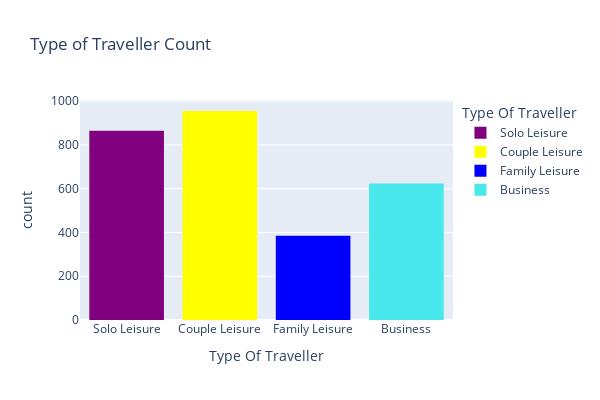

The notebook cell this image was saved under:
### Markdown cell above
#### Analyzing Traveler Type Distribution

We're using Plotly Express to create a histogram showcasing the distribution of traveler types within our British Airways review dataset. Each bar represents the count of a specific traveler type, aiding in understanding passenger demographics and tailoring service offerings accordingly.

### Code cell
plt.histogram(df,x='Type Of Traveller',height=400,width=600,color='Type Of Traveller',color_discrete_sequence=['purple','yellow','blue','#48E8ED'],title= 'Type of Traveller Count')

### Figure 1 — Plotly figure (JSON) as saved in the notebook; plotly's stock layout.template omitted (floating-point values rounded to 4 significant figures; data arrays with more than 128 entries replaced by an {"elided": "..."} marker saying what was removed)
{"data": [{"alignmentgroup": "True", "bingroup": "x", "hovertemplate": "Type Of Traveller=%{x}<br>count=%{y}<extra></extra>", "legendgroup": "Solo Leisure", "marker": {"color": "purple", "pattern": {"shape": ""}}, "name": "Solo Leisure", "offsetgroup": "Solo Leisure", "orientation": "v", "showlegend": true, "type": "histogram", "x": {"elided": "865 str values"}, "xaxis": "x", "yaxis": "y"}, {"alignmentgroup": "True", "bingroup": "x", "hovertemplate": "Type Of Traveller=%{x}<br>count=%{y}<extra></extra>", "legendgroup": "Couple Leisure", "marker": {"color": "yellow", "pattern": {"shape": ""}}, "name": "Couple Leisure", "offsetgroup": "Couple Leisure", "orientation": "v", "showlegend": true, "type": "histogram", "x": {"elided": "955 str values"}, "xaxis": "x", "yaxis": "y"}, {"alignmentgroup": "True", "bingroup": "x", "hovertemplate": "Type Of Traveller=%{x}<br>count=%{y}<extra></extra>", "legendgroup": "Family Leisure", "marker": {"color": "blue", "pattern": {"shape": ""}}, "name": "Family Leisure", "offsetgroup": "Family Leisure", "orientation": "v", "showlegend": true, "type": "histogram", "x": {"elided": "385 str values"}, "xaxis": "x", "yaxis": "y"}, {"alignmentgroup": "True", "bingroup": "x", "hovertemplate": "Type Of Traveller=%{x}<br>count=%{y}<extra></extra>", "legendgroup": "Business", "marker": {"color": "#48E8ED", "pattern": {"shape": ""}}, "name": "Business", "offsetgroup": "Business", "orientation": "v", "showlegend": true, "type": "histogram", "x": {"elided": "624 str values"}, "xaxis": "x", "yaxis": "y"}], "layout": {"barmode": "relative", "height": 400, "legend": {"title": {"text": "Type Of Traveller"}, "tracegroupgap": 0}, "title": {"text": "Type of Traveller Count"}, "width": 600, "xaxis": {"anchor": "y", "categoryarray": ["Solo Leisure", "Couple Leisure", "Family Leisure", "Business", null], "categoryorder": "array", "domain": [0, 1], "title": {"text": "Type Of Traveller"}}, "yaxis": {"anchor": "x", "domain": [0, 1], "title": {"text": "count"}}}}
